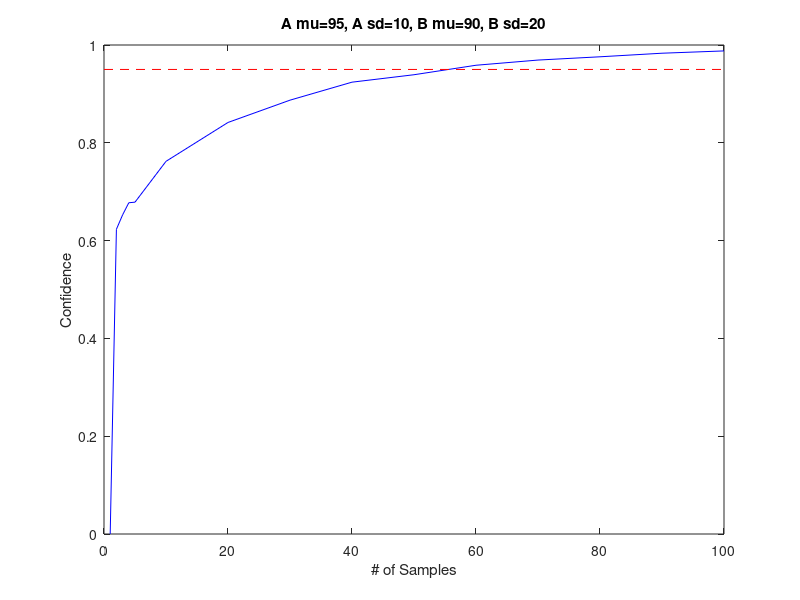

This figure's MATLAB source:
function [nSamp] = ConfidenceTest(paramsA,paramsB,nSims,allSamples,myConf)

% Solution to the "Bonus Question": You have two normal distributions, one
% with a mean of 95 and SD of 10 and the other with a mean of 90 and SD of
% 20. How many samples from each would you need to be 95% confident that
% the mean of A was greater than that of B?

if nargin < 5, myConf = 0.95; end
if nargin < 4, allSamples = [1:5,10:10:100]; end
if nargin < 3, nSims = 10000; end
if nargin < 2, paramsB = [90 20]; end
if nargin < 1, paramsA = [95 10]; end

loopCtr = 0;
allConf = zeros(size(allSamples));

for iSamp = allSamples
    loopCtr = loopCtr+1;
    
    % Generate distributions
    A = normrnd(paramsA(1),paramsA(2),[iSamp nSims]);
    B = normrnd(paramsB(1),paramsB(2),[iSamp nSims]);
    
    % Test 
    allConf(loopCtr) = sum(mean(A) > mean(B)) / nSims;
end

% Find the # samples corresponding to the first CI over 0.95
nSamp = allSamples(find(allConf>myConf,1));

% Plot a graph of confidence vs. sample size
figure, plot(allSamples,allConf,'b-');
hold on;
hl=line([0 max(allSamples)],[myConf myConf]);
set(hl,'LineStyle','--','Color','r');
xlabel('# of Samples');
ylabel('Confidence');
tstr = sprintf('A mu=%d, A sd=%d, B mu=%d, B sd=%d',...
    paramsA(1),paramsA(2),paramsB(1),paramsB(2));
title(tstr);